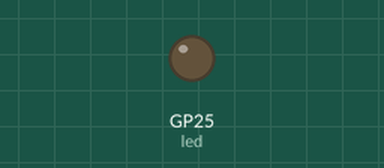
Recording of a program running on a simulated Raspberry Pi Pico running MicroPython. On the bench: output pins drawn as LEDs (lit = HIGH). The board's own WiFi access point starts at once; what the program prints to the serial console is not drawn. At 66.0 s the program stops and its outputs stay as they are.

Above: at 0.1 s.
At 36.06 s:
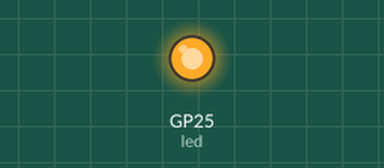
Timing chart, 0 to 37.6 s (numbered marks = the images above):
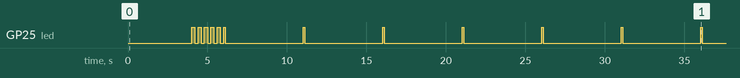

Measured:
- by itself, GP25 (led): goes 5 × (HIGH 0.20 s, LOW 0.20 s), 6 × (HIGH 0.10 s, LOW 4.9 s), HIGH 0.10 s, then LOW

The program:

controller_standalone_test.py
```python
# Simple standalone controller test - no receiver needed
import network
import time
from machine import Pin

def test_controller_ap():
    """Test just the controller AP creation"""
    led = Pin(25, Pin.OUT)

    print("🎮 Testing PicoController Access Point...")
    print("=" * 50)

    # Create AP
    ap = network.WLAN(network.AP_IF)
    ap.active(True)
    time.sleep(1)

    if not ap.active():
        print("❌ Failed to activate AP interface")
        return False

    print("✅ AP interface activated")

    # Configure AP
    configs = [
        {"essid": "PicoController", "password": "pico1234", "authmode": 3},
        {"essid": "PicoController", "password": "pico1234"},
        {"essid": "PicoController"}
    ]

    for i, config in enumerate(configs):
        try:
            print(f"\n🔧 Trying config {i+1}: {config}")
            ap.config(**config)
            time.sleep(3)  # Wait for config

            # Check if we can get network info
            net_config = ap.ifconfig()
            print(f"✅ SUCCESS! AP configured:")
            print(f"   Network: {config['essid']}")
            if 'password' in config:
                print(f"   Password: {config['password']}")
                print(f"   Security: WPA2")
            else:
                print(f"   Security: Open")
            print(f"   IP: {net_config[0]}")
            print(f"   Status: {ap.status()}")

            # Success blinks
            for _ in range(5):
                led.value(1)
                time.sleep(0.2)
                led.value(0)
                time.sleep(0.2)

            print(f"\n🎯 SUCCESS! Your WiFi network 'PicoController' should now be visible!")
            print(f"📱 Check your phone/computer WiFi settings")
            print(f"🔍 Look for network: {config['essid']}")
            if 'password' in config:
                print(f"🔑 Password: {config['password']}")

            # Keep AP running and show status
            print(f"\n⏳ Keeping AP active for 60 seconds...")
            print(f"💡 Check your phone's WiFi list now!")

            for countdown in range(60, 0, -5):
                print(f"   {countdown} seconds remaining...")

                # Heartbeat
                led.value(1)
                time.sleep(0.1)
                led.value(0)

                time.sleep(4.9)

            print(f"✅ Test completed successfully!")
            return True

        except Exception as e:
            print(f"❌ Config {i+1} failed: {e}")

    print(f"❌ All configurations failed")
    return False

if __name__ == "__main__":
    test_controller_ap() 
```
